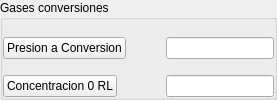
                              <widget class="QGroupBox" name="groupBox_5">
                               <property name="title">
                                <string>Gases conversiones</string>
                               </property>
                               <layout class="QVBoxLayout" name="verticalLayout_72">
                                <property name="spacing">
                                 <number>0</number>
                                </property>
                                <property name="leftMargin">
                                 <number>0</number>
                                </property>
                                <property name="topMargin">
                                 <number>0</number>
                                </property>
                                <property name="rightMargin">
                                 <number>0</number>
                                </property>
                                <property name="bottomMargin">
                                 <number>0</number>
                                </property>
                                <item>
                                 <layout class="QVBoxLayout" name="verticalLayout_73">
                                  <property name="spacing">
                                   <number>0</number>
                                  </property>
                                  <item>
                                   <spacer name="verticalSpacer_48">
                                    <property name="orientation">
                                     <enum>Qt::Vertical</enum>
                                    </property>
                                    <property name="sizeHint" stdset="0">
                                     <size>
                                      <width>133</width>
                                      <height>13</height>
                                     </size>
                                    </property>
                                   </spacer>
                                  </item>
                                  <item>
                                   <layout class="QHBoxLayout" name="horizontalLayout_56">
                                    <item>
                                     <widget class="QPushButton" name="conversion_propiedad_epsilon_a">
                                      <property name="text">
                                       <string>Presion a Conversion</string>
                                      </property>
                                     </widget>
                                    </item>
                                    <item>
                                     <spacer name="horizontalSpacer_57">
                                      <property name="orientation">
                                       <enum>Qt::Horizontal</enum>
                                      </property>
                                      <property name="sizeHint" stdset="0">
                                       <size>
                                        <width>40</width>
                                        <height>20</height>
                                       </size>
                                      </property>
                                     </spacer>
                                    </item>
                                    <item>
                                     <widget class="QLineEdit" name="conversion_reactivo_limitante_dc_edit_3"/>
                                    </item>
                                   </layout>
                                  </item>
                                  <item>
                                   <spacer name="verticalSpacer_49">
                                    <property name="orientation">
                                     <enum>Qt::Vertical</enum>
                                    </property>
                                    <property name="sizeHint" stdset="0">
                                     <size>
                                      <width>133</width>
                                      <height>13</height>
                                     </size>
                                    </property>
                                   </spacer>
                                  </item>
                                  <item>
                                   <layout class="QHBoxLayout" name="horizontalLayout_57">
                                    <item>
                                     <widget class="QPushButton" name="concentracion_irl_btn">
                                      <property name="text">
                                       <string>Concentracion 0 RL</string>
                                      </property>
                                     </widget>
                                    </item>
                                    <item>
                                     <spacer name="horizontalSpacer_58">
                                      <property name="orientation">
                                       <enum>Qt::Horizontal</enum>
                                      </property>
                                      <property name="sizeHint" stdset="0">
                                       <size>
                                        <width>40</width>
                                        <height>20</height>
                                       </size>
                                      </property>
                                     </spacer>
                                    </item>
                                    <item>
                                     <widget class="QLineEdit" name="concentracion_reactivo_limitante_calculo_2"/>
                                    </item>
                                   </layout>
                                  </item>
                                 </layout>
                                </item>
                               </layout>
                              </widget>
